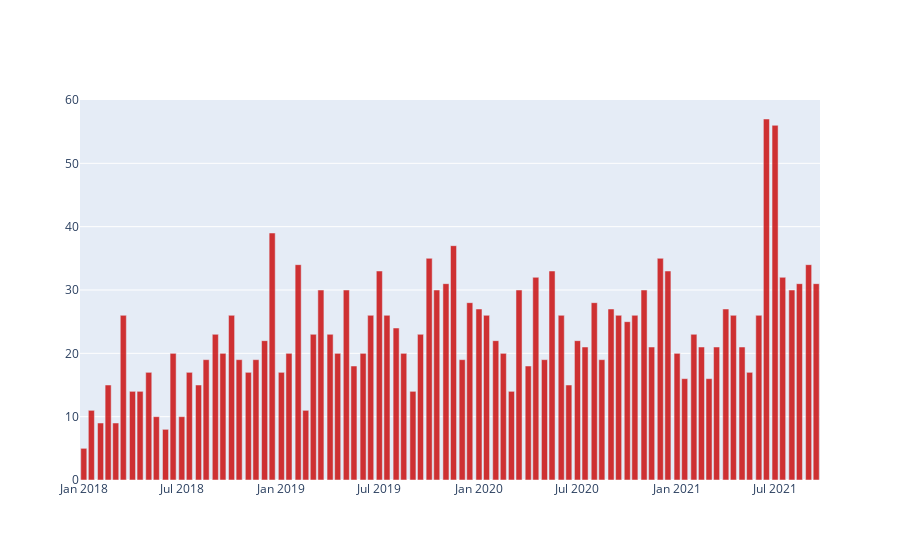

Notebook cell for this chart:
### Code cell
#Saco la cantidad de series cada 15 dias que ha lanzado Netflix
Netflixf=Netflix_[Netflix_["type"]=="TV Show"]

groupfilm=Netflixf.groupby(pd.Grouper(key="date_added", freq="SMS"))
gf=groupfilm.count()

filmbar = go.Bar(
                    x = gf.index,
                    y = gf['type'],
                    name = 'Netflix',
                  
                    marker = dict(color = 'rgba(200, 2, 2, 0.8)'))
filmfig=go.Figure(filmbar)
iplot(filmfig)
